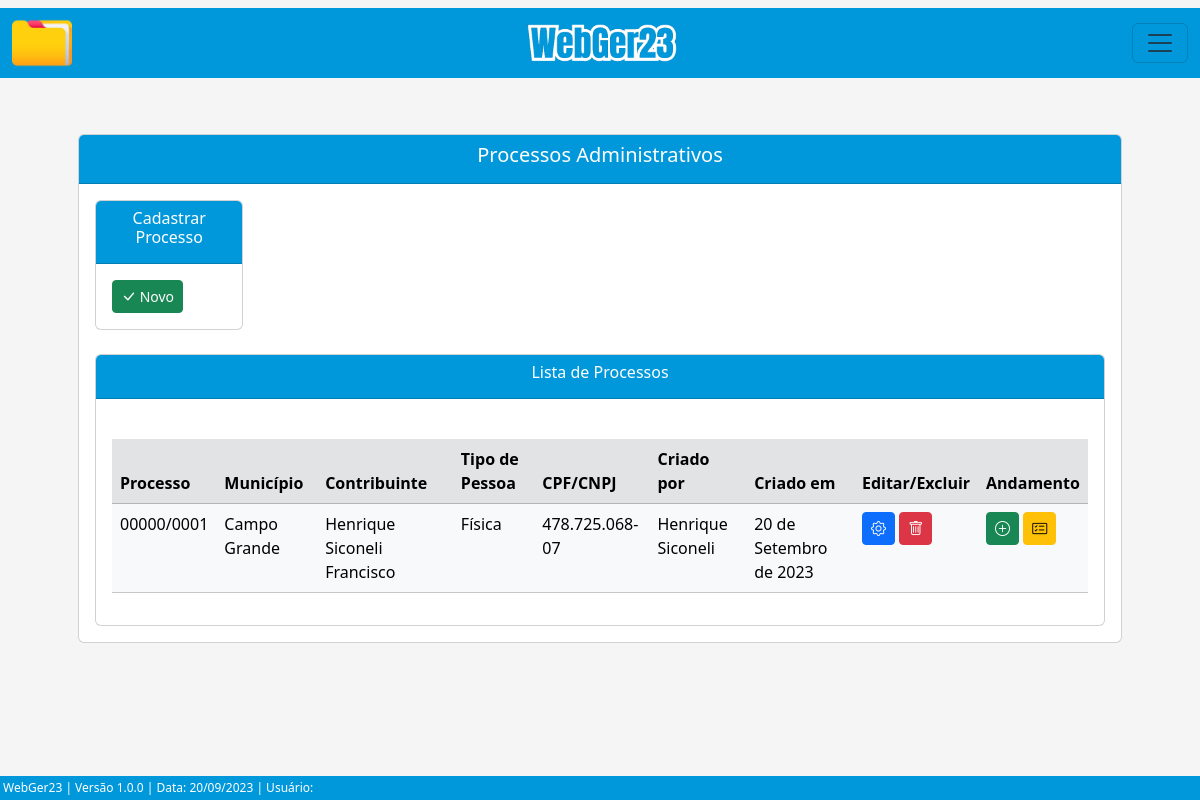
Before: /listar/processo-adm/ with the older database file.
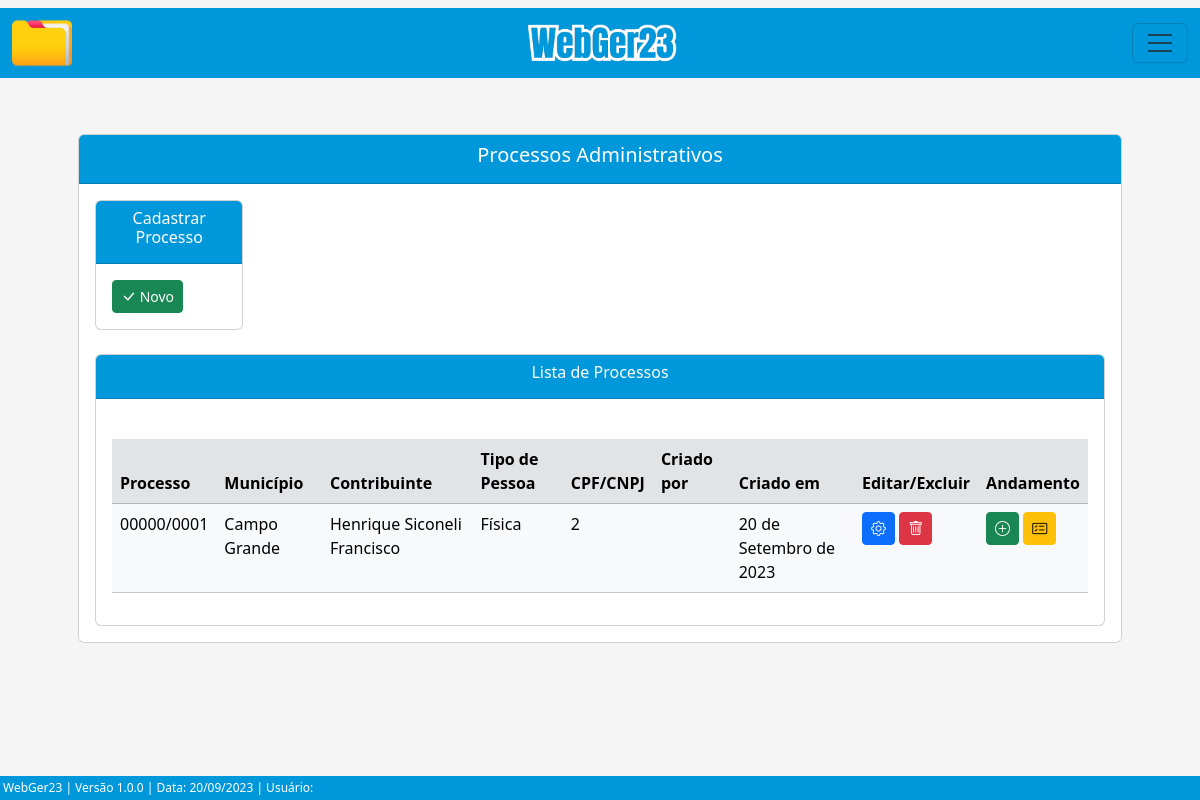
After: the same page with the newer database file.
### processo/models.py (models this page shows, shortened)
class Base(models.Model): # Classe base, será herdada pelas outras classes
    data_criacao = models.DateField('data_criação', auto_now_add=True)
    data_alteracao = models.DateField('Alterado', auto_now=True)
    ativo = models.BooleanField('Ativo?', default=True)
    class Meta:
        abstract = True

class ProcessoAdm(Base):
    tipo_pessoas = (
        ('Física', 'Física'), ('Jurídica', 'Jurídica'),
    )
    criador_processo_adm = models.ForeignKey(get_user_model(), verbose_name='Usuário Criador', on_delete=models.CASCADE) # Usuário que criou o processo, utilizando chave primária com o get_user_model do django, para utilizar o usuário logado automaticamente
    numero = models.CharField(unique=True, verbose_name='N°', max_length=10) # Número do processo
    municipio = models.CharField(max_length=50, verbose_name='Município') # Município
    uf = models.CharField(max_length=2) # UF
    data_inicial = models.DateField(blank=True, null=True) # Data Inicial do Período do processo
    data_final = models.DateField(blank=True, null=True) # Data final do Período do processo
    data_div_ativa = models.DateField(blank=True, null=True) # Data dívida ativa
    valor_atributo = models.CharField(max_length=14, blank=True, null=True)  # Valor do atributo
    valor_multa = models.CharField(max_length=14, blank=True, null=True) # Valor da multa
    valor_credito = models.CharField(max_length=14, blank=True, null=True) # Valor do crédito
    valor_atualizado = models.CharField(max_length=14, blank=True, null=True) # Valor do atualizado
    data_valor_atualizado = models.DateField(blank=True, null=True) # Data valor atualizado
    nome_contribuinte = models.CharField(max_length=50)  # Nome / Razão Social
    tipo_pessoa = models.CharField(max_length=50, choices=tipo_pessoas) # Física / Jurídica
    documento = models.CharField(max_length=20, verbose_name='CPF/CNPJ', unique=True) # CPF / CNPJ
    nome_fantasia = models.CharField(max_length=50, blank=True, null=True) # Nome Fantasia
    email = models.EmailField(max_length=50, blank=True, null=True) # E-mail
    endereco = models.CharField(max_length=150) # Rua
    complemento = models.CharField(max_length=50, blank=True, null=True) # Complemento
    municipio_contribuinte = models.CharField(max_length=50, blank=True, null=True) # Município Contribuinte
    uf_contribuinte = models.CharField(max_length=2, verbose_name='UF', blank=True, null=True) # UF Contribuinte
    cep = models.CharField(max_length=10, blank=True, null=True) # CEP
    telefone = models.CharField(max_length=20, blank=True, null=True) # Telefone
    celular = models.CharField(max_length=20, blank=True, null=True) # Celular

### processo/views.py (the view)
# urls.py: path('listar/processo-adm/', ProcessoAdmList.as_view(), name='proc-adm-list'),
class ProcessoAdmList(ListView):
    model = ProcessoAdm
    template_name = 'processos/lists/processo_adm_list.html'

### processo/templates/processos/lists/processo_adm_list.html (shortened to what the changed rows need)
{% extends 'index.html' %}
{% load static %}
{% block conteudo %}
    <div class="container p-5">
        <div class="card">
            <div class="card-body">
                <br>
                <div class="card">
                    <div class="card-body">
                        <div class="table-responsive">
                            <br>
                            <table class="table table-hover table-light" id="tabela-listar">
                                <thead>
                                    <tr class="table-secondary">
                                        <th>Processo</th>
                                        <th>Município</th>
                                        <th>Contribuinte</th>
                                        <th>Tipo de Pessoa</th>
                                        <th>CPF/CNPJ</th>
                                        <th>Criado por</th>
                                        <th>Criado em</th>
                                        <th>Editar/Excluir</th>
                                        <th>Andamento</th>
                                    </tr>
                                </thead>
                                <tbody>
                                    {% for processo in object_list %}
                                    <tr>
                                        <td>{{ processo.numero }}</td>
                                        <td>{{ processo.municipio }}</td>
                                        <td>{{ processo.nome_contribuinte }}</td>
                                        <td>{{ processo.tipo_pessoa }}</td>
                                        <td>{{ processo.documento }}</td>
                                        <td>{{ processo.criador_processo_adm.get_full_name }}</td>
                                        <td>{{ processo.data_criacao }}</td>
                                        <td>
                                            <a href="{% url 'proc-adm-update' processo.pk %}" class="btn btn-primary btn-sm"><i class="bi bi-gear" style="font-size: 15px;"></i></a>
                                            <a href="{% url 'proc-adm-delete' processo.pk %}" class="btn btn-danger btn-sm"><i class="bi bi-trash" style="font-size: 15px;"></i></a>
                                        </td>
                                        <td>
                                            <a href="{% url 'andamento-adm-create' processo.pk %}" class="btn btn-success btn-sm" ><i class="bi bi-plus-circle" style="font-size: 15px;"></i></a>
                                            <a href="{% url 'andamento-adm-list' processo.pk %}" class="btn btn-warning btn-sm"><i class="bi bi-card-checklist" style="font-size: 15px;"></i></a>
                                        </td>
                                    </tr>
                                    {% endfor %}
                                </tbody>
                            </table>
                        </div>
                    </div>
                </div>
            </div>
        </div>
    </div>
{% endblock %}

Changed rows visible on the page:
removed ProcessoAdm: numero "00000/0001", municipio "Campo Grande", nome_contribuinte "Henrique Siconeli Francisco", tipo_pessoa "Física", documento "478.725.068-07", criador_processo_adm.get_full_name "Henrique Siconeli", data_criacao "20 de Setembro de 2023"
added ProcessoAdm: numero "00000/0001", municipio "Campo Grande", nome_contribuinte "Henrique Siconeli Francisco", tipo_pessoa "Física", documento "2", data_criacao "20 de Setembro de 2023"
